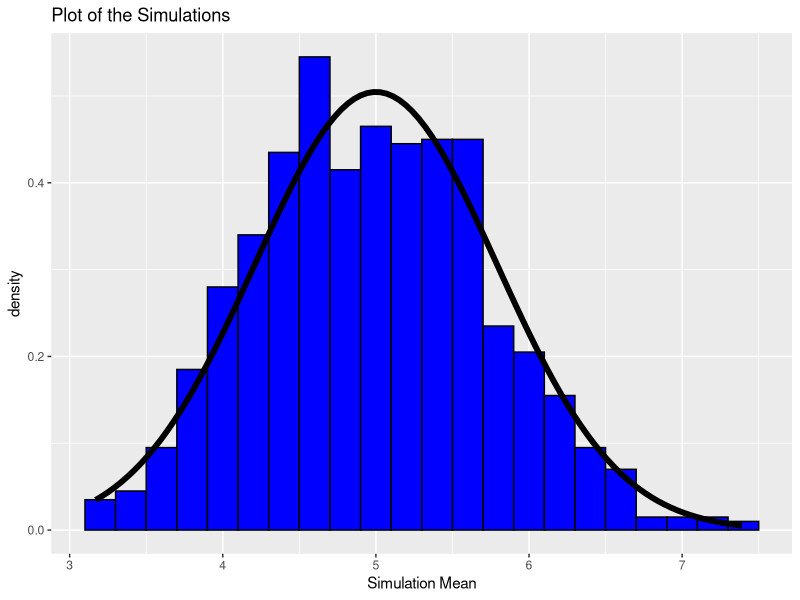

This chart was generated by the following R code:
## ---- chunk 1
#Set simulation variables lambda, exponentials an seed
set.seed(1234)
lambda = 0.2
exponentials = 40

#Run Simulations with variables
simulations = NULL
for (i in 1 : 1000) simulations = c(simulations, mean(rexp(exponentials, lambda)))
## ---- chunk 2
#Sample mean - mean of the simulations
mean(simulations)

#Theoretical mean - lambda^-1
lambda^-1

#Comparison between sample mean and theoretical mean
compare_mean = abs(mean(simulations)-lambda^-1)
compare_mean
## ---- chunk 3
#Sample variance - variance of the simulations
var(simulations)

#Theoretical mean - (lambda * sqrt(n))^-2
(lambda * sqrt(exponentials))^-2

#Comparison between sample variance and theoretical variance
compare_variance = abs(var(simulations)-(lambda * sqrt(exponentials))^-2)
compare_variance
## ---- chunk 4
#Distribution - based on density histogram of 1000 simulations, overlay with theoretical normal distribution 
library(ggplot2)
ggplot(data.frame(y=simulations), aes(x=y)) + 
  geom_histogram(aes(y=..density..), binwidth=0.2, fill="blue", color="black") +
  stat_function(fun=dnorm, args=list(mean=lambda^-1, 
                                    sd=(lambda*sqrt(exponentials))^-1), 
                size=2) +
  labs(title="Plot of the Simulations", x="Simulation Mean")
